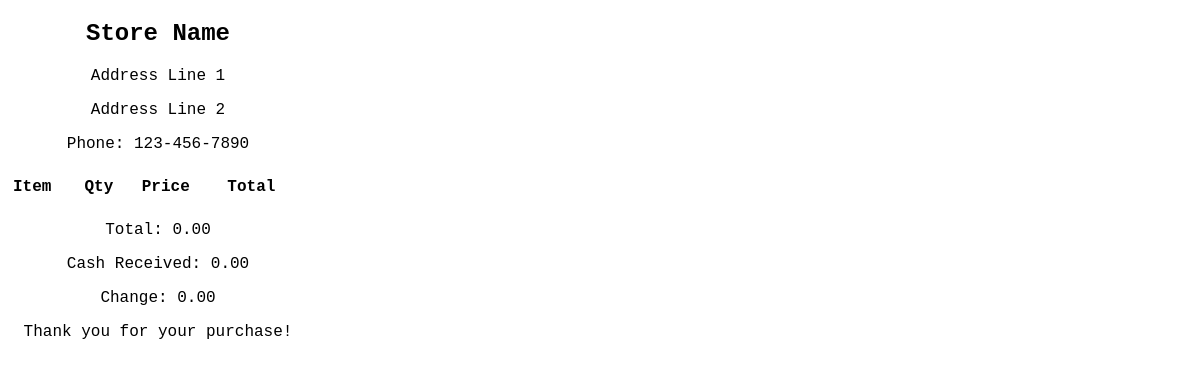
The page /receipt/1/ (signed in) on the database its author committed.
### keychain_app/models.py (models this page shows, shortened)
class BillingRecord(models.Model):
    created_at = models.DateTimeField(auto_now_add=True)
    items = models.TextField()  # JSON string of purchased items
    total_amount = models.DecimalField(max_digits=10, decimal_places=2, default=0.00)  # Before discount
    discount_type = models.CharField(max_length=10, default="Rs")  # Rs or %
    discount_value = models.DecimalField(max_digits=10, decimal_places=2, default=0.00)
    discounted_total = models.DecimalField(max_digits=10, decimal_places=2, default=0.00)  # After discount
    cash_received = models.DecimalField(max_digits=10, decimal_places=2, default=0.00)
    change = models.DecimalField(max_digits=10, decimal_places=2, default=0.00)

### keychain_app/views.py (the view)
# urls.py: path('receipt/<int:receipt_id>/', views.generate_receipt, name='generate_receipt'),  # Receipt view
@staff_member_required
def generate_receipt(request, receipt_id):
    billing_record = get_object_or_404(BillingRecord, id=receipt_id)
    items = json.loads(billing_record.items)
    context = {
        'items': [{
            'name': item['name'],
            'quantity': item['quantity'],
            'price': Decimal(item['price']),
            'total': Decimal(item['price']) * int(item['quantity']),
        } for item in items],
        'total_amount': Decimal(billing_record.total_amount),
        'cash_received': Decimal(billing_record.cash_received),
        'change': Decimal(billing_record.change),
    }
    return render(request, 'receipt.html', context)

### keychain_app/templates/receipt.html (shortened to what this page needs)
<!DOCTYPE html>
<html>
<head>
</head>
<body>
    <div class="receipt-header">
        <h2>Store Name</h2>
        <p>Address Line 1</p>
        <p>Address Line 2</p>
        <p>Phone: 123-456-7890</p>
    </div>
    <div class="receipt-body">
        <table>
            <thead>
                <tr>
                    <th>Item</th>
                    <th>Qty</th>
                    <th>Price</th>
                    <th>Total</th>
                </tr>
            </thead>
        </table>
    </div>
    <div class="receipt-footer">
        <p>Total: {{ total_amount }}</p>
        <p>Cash Received: {{ cash_received }}</p>
        <p>Change: {{ change }}</p>
        <p>Thank you for your purchase!</p>
    </div>
</body>
</html>

### keychain_app/templates/receipt.html (style rules this page uses)
body { font-family: 'Courier New', Courier, monospace; width: 300px; }
.receipt-header { text-align: center; }
.receipt-body { margin-top: 20px; }
.receipt-footer { margin-top: 20px; text-align: center; }
table { width: 100%; border-collapse: collapse; }
th, td { text-align: left; padding: 5px; }

### rows shown on the page
BillingRecord: total_amount "0.00", cash_received "0.00", change "0.00"
